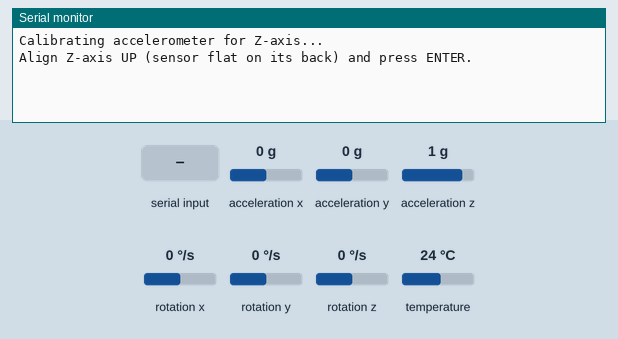
Simulated run of this sketch. Board: Arduino Uno, built with avr-gcc and run on an emulated ATmega328P. Shown: the last lines printed to the serial monitor. The inputs (shaded band) are chosen by the test bench; at power-on: acceleration x 0 g, acceleration y 0 g, acceleration z 1 g, rotation x 0 °/s, rotation y 0 °/s, rotation z 0 °/s, temperature 24 °C.

Above: at 0.9 s.
1.0 s: "1" received over Serial
At 2.9 s:
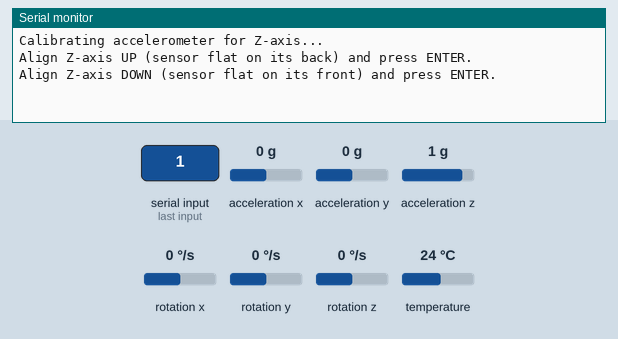
3.7 s: "0" received over Serial
At 5.04 s:
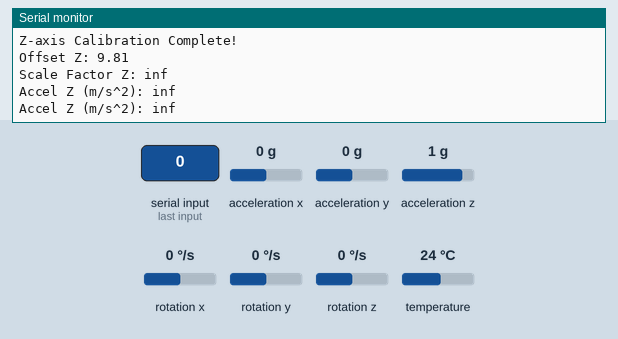

The sketch:

accel_calibration_z-axis.ino
```cpp
#include <Wire.h>
#include <Adafruit_MPU6050.h>
#include <Adafruit_Sensor.h>

Adafruit_MPU6050 mpu;

float offsetZ = 0;
float scaleFactorZ = 0;

const float gravity = 9.81;

void setup() {
  Serial.begin(115200);
  while (!Serial);

  if (!mpu.begin()) {
    Serial.println("Failed to find MPU6050 chip");
    while (1);
  }

  mpu.setAccelerometerRange(MPU6050_RANGE_4_G);
  mpu.setGyroRange(MPU6050_RANGE_250_DEG);
  mpu.setFilterBandwidth(MPU6050_BAND_5_HZ);

  Serial.println("Calibrating accelerometer for Z-axis...");
  calibrateZAxis();
}

void loop() {
  sensors_event_t a, g, temp;
  mpu.getEvent(&a, &g, &temp);

  // Apply offset and scale factor for Z-axis
  float az = (a.acceleration.z - offsetZ) * scaleFactorZ * gravity;

  // Print calibrated Z-axis value
  Serial.print("Accel Z (m/s^2): ");
  Serial.println(az);

  delay(100);
}

void calibrateZAxis() {
  float z_up = 0, z_down = 0;

  // Collect readings for Z-axis UP
  z_up = collectZAxisAverage("Align Z-axis UP (sensor flat on its back) and press ENTER.");

  // Collect readings for Z-axis DOWN
  z_down = collectZAxisAverage("Align Z-axis DOWN (sensor flat on its front) and press ENTER.");

  // Calculate offset
  offsetZ = (z_up + z_down) / 2.0;

  // Calculate scale factor
  scaleFactorZ = 2.0 / abs(z_up - z_down);

  Serial.println("Z-axis Calibration Complete!");
  Serial.print("Offset Z: "); Serial.println(offsetZ);
  Serial.print("Scale Factor Z: "); Serial.println(scaleFactorZ);
}

float collectZAxisAverage(const char* prompt) {
  Serial.println(prompt);
  while (!Serial.available());
  Serial.read(); // Clear serial buffer

  float sum = 0;
  const int numReadings = 100;

  for (int i = 0; i < numReadings; i++) {
    sensors_event_t a, g, temp;
    mpu.getEvent(&a, &g, &temp);

    sum += a.acceleration.z;
    delay(10);
  }

  return sum / numReadings;
}
```

Measured:
- after the input at 1.0 s, the serial monitor: prints a new line after 1.2 s (image 1)
- after the input at 3.7 s, the serial monitor: prints a new line after 1.2 s (image 2)
